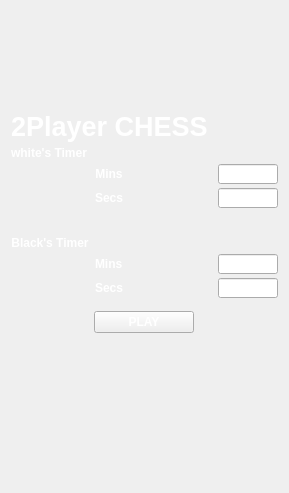
      <widget class="QWidget" name="page">
       <property name="sizePolicy">
        <sizepolicy hsizetype="Fixed" vsizetype="Fixed">
         <horstretch>0</horstretch>
         <verstretch>0</verstretch>
        </sizepolicy>
       </property>
       <property name="maximumSize">
        <size>
         <width>600</width>
         <height>550</height>
        </size>
       </property>
       <layout class="QVBoxLayout" name="verticalLayout_2">
        <item>
         <spacer name="verticalSpacer">
          <property name="font">
           <font>
            <family>MS Shell Dlg 2</family>
            <weight>75</weight>
            <italic>false</italic>
            <bold>true</bold>
            <underline>false</underline>
           </font>
          </property>
          <property name="styleSheet">
           <string notr="true">color: rgb(255, 255, 255);</string>
          </property>
          <property name="orientation">
           <enum>Qt::Vertical</enum>
          </property>
          <property name="sizeType">
           <enum>QSizePolicy::Fixed</enum>
          </property>
          <property name="sizeHint" stdset="0">
           <size>
            <width>20</width>
            <height>100</height>
           </size>
          </property>
         </spacer>
        </item>
        <item>
         <layout class="QFormLayout" name="formLayout">
          <property name="fieldGrowthPolicy">
           <enum>QFormLayout::ExpandingFieldsGrow</enum>
          </property>
          <property name="labelAlignment">
           <set>Qt::AlignCenter</set>
          </property>
          <property name="formAlignment">
           <set>Qt::AlignCenter</set>
          </property>
          <property name="horizontalSpacing">
           <number>10</number>
          </property>
          <property name="verticalSpacing">
           <number>4</number>
          </property>
          <property name="leftMargin">
           <number>0</number>
          </property>
          <property name="rightMargin">
           <number>0</number>
          </property>
          <property name="bottomMargin">
           <number>7</number>
          </property>
          <item row="1" column="0" colspan="2">
           <widget class="QLabel" name="label">
            <property name="sizePolicy">
             <sizepolicy hsizetype="Fixed" vsizetype="Fixed">
              <horstretch>0</horstretch>
              <verstretch>0</verstretch>
             </sizepolicy>
            </property>
            <property name="font">
             <font>
              <family>MS Shell Dlg 2</family>
              <weight>75</weight>
              <italic>false</italic>
              <bold>true</bold>
              <underline>false</underline>
             </font>
            </property>
            <property name="styleSheet">
             <string notr="true">color: rgb(255, 255, 255);</string>
            </property>
            <property name="text">
             <string>white's Timer</string>
            </property>
            <property name="alignment">
             <set>Qt::AlignCenter</set>
            </property>
           </widget>
          </item>
          <item row="3" column="0">
           <widget class="QLabel" name="label_2">
            <property name="sizePolicy">
             <sizepolicy hsizetype="Preferred" vsizetype="Preferred">
              <horstretch>0</horstretch>
              <verstretch>0</verstretch>
             </sizepolicy>
            </property>
            <property name="maximumSize">
             <size>
              <width>50</width>
              <height>20</height>
             </size>
            </property>
            <property name="font">
             <font>
              <family>MS Shell Dlg 2</family>
              <weight>75</weight>
              <italic>false</italic>
              <bold>true</bold>
              <underline>false</underline>
             </font>
            </property>
            <property name="styleSheet">
             <string notr="true">color: rgb(255, 255, 255);</string>
            </property>
            <property name="text">
             <string>Mins</string>
            </property>
            <property name="alignment">
             <set>Qt::AlignCenter</set>
            </property>
           </widget>
          </item>
          <item row="3" column="1">
           <widget class="QLineEdit" name="w_mins">
            <property name="sizePolicy">
             <sizepolicy hsizetype="Preferred" vsizetype="Preferred">
              <horstretch>0</horstretch>
              <verstretch>0</verstretch>
             </sizepolicy>
            </property>
            <property name="maximumSize">
             <size>
              <width>60</width>
              <height>20</height>
             </size>
            </property>
            <property name="font">
             <font>
              <family>MS Shell Dlg 2</family>
              <weight>75</weight>
              <italic>false</italic>
              <bold>true</bold>
              <underline>false</underline>
             </font>
            </property>
            <property name="styleSheet">
             <string notr="true">color: rgb(255, 255, 255);</string>
            </property>
            <property name="alignment">
             <set>Qt::AlignCenter</set>
            </property>
            <property name="clearButtonEnabled">
             <bool>false</bool>
            </property>
           </widget>
          </item>
          <item row="4" column="0">
           <widget class="QLabel" name="label_3">
            <property name="font">
             <font>
              <family>MS Shell Dlg 2</family>
              <weight>75</weight>
              <italic>false</italic>
              <bold>true</bold>
              <underline>false</underline>
             </font>
            </property>
            <property name="styleSheet">
             <string notr="true">color: rgb(255, 255, 255);</string>
            </property>
            <property name="text">
             <string>Secs</string>
            </property>
           </widget>
          </item>
          <item row="4" column="1">
           <widget class="QLineEdit" name="w_secs">
            <property name="sizePolicy">
             <sizepolicy hsizetype="Fixed" vsizetype="Fixed">
              <horstretch>0</horstretch>
              <verstretch>0</verstretch>
             </sizepolicy>
            </property>
            <property name="maximumSize">
             <size>
              <width>60</width>
              <height>20</height>
             </size>
            </property>
            <property name="font">
             <font>
              <family>MS Shell Dlg 2</family>
              <weight>75</weight>
              <italic>false</italic>
              <bold>true</bold>
              <underline>false</underline>
             </font>
            </property>
            <property name="styleSheet">
             <string notr="true">color: rgb(255, 255, 255);</string>
            </property>
            <property name="frame">
             <bool>true</bool>
            </property>
            <property name="alignment">
             <set>Qt::AlignCenter</set>
            </property>
           </widget>
          </item>
          <item row="8" column="0" colspan="2">
           <widget class="QLabel" name="label_4">
            <property name="sizePolicy">
             <sizepolicy hsizetype="Fixed" vsizetype="Fixed">
              <horstretch>0</horstretch>
              <verstretch>0</verstretch>
             </sizepolicy>
            </property>
            <property name="font">
             <font>
              <family>MS Shell Dlg 2</family>
              <weight>75</weight>
              <italic>false</italic>
              <bold>true</bold>
              <underline>false</underline>
             </font>
            </property>
            <property name="styleSheet">
             <string notr="true">color: rgb(255, 255, 255);</string>
            </property>
            <property name="text">
             <string>Black's Timer</string>
            </property>
            <property name="alignment">
             <set>Qt::AlignCenter</set>
            </property>
           </widget>
          </item>
          <item row="9" column="0">
           <widget class="QLabel" name="label_10">
            <property name="font">
             <font>
              <family>MS Shell Dlg 2</family>
              <weight>75</weight>
              <italic>false</italic>
              <bold>true</bold>
              <underline>false</underline>
             </font>
            </property>
            <property name="styleSheet">
             <string notr="true">color: rgb(255, 255, 255);</string>
            </property>
            <property name="text">
             <string>Mins</string>
            </property>
           </widget>
          </item>
          <item row="9" column="1">
           <widget class="QLineEdit" name="b_mins">
            <property name="maximumSize">
             <size>
              <width>60</width>
              <height>20</height>
             </size>
            </property>
            <property name="font">
             <font>
              <family>MS Shell Dlg 2</family>
              <weight>75</weight>
              <italic>false</italic>
              <bold>true</bold>
              <underline>false</underline>
             </font>
            </property>
            <property name="styleSheet">
             <string notr="true">color: rgb(255, 255, 255);</string>
            </property>
            <property name="alignment">
             <set>Qt::AlignCenter</set>
            </property>
           </widget>
          </item>
          <item row="11" column="0">
           <widget class="QLabel" name="label_1">
            <property name="font">
             <font>
              <family>MS Shell Dlg 2</family>
              <weight>75</weight>
              <italic>false</italic>
              <bold>true</bold>
              <underline>false</underline>
             </font>
            </property>
            <property name="styleSheet">
             <string notr="true">color: rgb(255, 255, 255);</string>
            </property>
            <property name="text">
             <string>Secs</string>
            </property>
           </widget>
          </item>
          <item row="11" column="1">
           <widget class="QLineEdit" name="b_secs">
            <property name="sizePolicy">
             <sizepolicy hsizetype="Fixed" vsizetype="Fixed">
              <horstretch>0</horstretch>
              <verstretch>0</verstretch>
             </sizepolicy>
            </property>
            <property name="maximumSize">
             <size>
              <width>60</width>
              <height>20</height>
             </size>
            </property>
            <property name="font">
             <font>
              <family>MS Shell Dlg 2</family>
              <weight>75</weight>
              <italic>false</italic>
              <bold>true</bold>
              <underline>false</underline>
             </font>
            </property>
            <property name="styleSheet">
             <string notr="true">color: rgb(255, 255, 255);</string>
            </property>
            <property name="alignment">
             <set>Qt::AlignCenter</set>
            </property>
           </widget>
          </item>
          <item row="7" column="0">
           <spacer name="verticalSpacer_3">
            <property name="font">
             <font>
              <family>MS Shell Dlg 2</family>
              <weight>75</weight>
              <italic>false</italic>
              <bold>true</bold>
              <underline>false</underline>
             </font>
            </property>
            <property name="styleSheet">
             <string notr="true">color: rgb(255, 255, 255);</string>
            </property>
            <property name="orientation">
             <enum>Qt::Vertical</enum>
            </property>
            <property name="sizeHint" stdset="0">
             <size>
              <width>20</width>
              <height>20</height>
             </size>
            </property>
           </spacer>
          </item>
          <item row="0" column="0">
           <widget class="QLabel" name="label_11">
            <property name="font">
             <font>
              <family>MS Shell Dlg 2</family>
              <pointsize>20</pointsize>
              <weight>75</weight>
              <italic>false</italic>
              <bold>true</bold>
              <underline>false</underline>
             </font>
            </property>
            <property name="styleSheet">
             <string notr="true">color: rgb(255, 255, 255);</string>
            </property>
            <property name="text">
             <string>2Player CHESS</string>
            </property>
           </widget>
          </item>
         </layout>
        </item>
        <item>
         <layout class="QHBoxLayout" name="horizontalLayout_2">
          <property name="spacing">
           <number>0</number>
          </property>
          <item>
           <widget class="QPushButton" name="play">
            <property name="sizePolicy">
             <sizepolicy hsizetype="Fixed" vsizetype="Fixed">
              <horstretch>0</horstretch>
              <verstretch>0</verstretch>
             </sizepolicy>
            </property>
            <property name="maximumSize">
             <size>
              <width>100</width>
              <height>30</height>
             </size>
            </property>
            <property name="font">
             <font>
              <family>MS Shell Dlg 2</family>
              <weight>75</weight>
              <italic>false</italic>
              <bold>true</bold>
              <underline>false</underline>
             </font>
            </property>
            <property name="styleSheet">
             <string notr="true">color: rgb(255, 255, 255);</string>
            </property>
            <property name="text">
             <string>PLAY</string>
            </property>
            <property name="autoExclusive">
             <bool>false</bool>
            </property>
           </widget>
          </item>
         </layout>
        </item>
        <item>
         <spacer name="verticalSpacer_2">
          <property name="font">
           <font>
            <family>MS Shell Dlg 2</family>
            <weight>75</weight>
            <italic>false</italic>
            <bold>true</bold>
            <underline>false</underline>
           </font>
          </property>
          <property name="styleSheet">
           <string notr="true">color: rgb(255, 255, 255);</string>
          </property>
          <property name="orientation">
           <enum>Qt::Vertical</enum>
          </property>
          <property name="sizeType">
           <enum>QSizePolicy::Fixed</enum>
          </property>
          <property name="sizeHint" stdset="0">
           <size>
            <width>20</width>
            <height>149</height>
           </size>
          </property>
         </spacer>
        </item>
       </layout>
      </widget>
